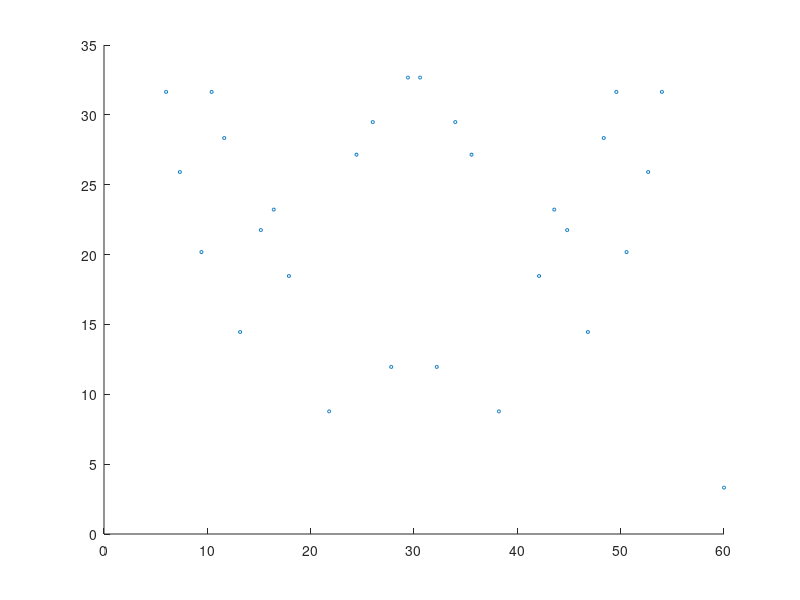
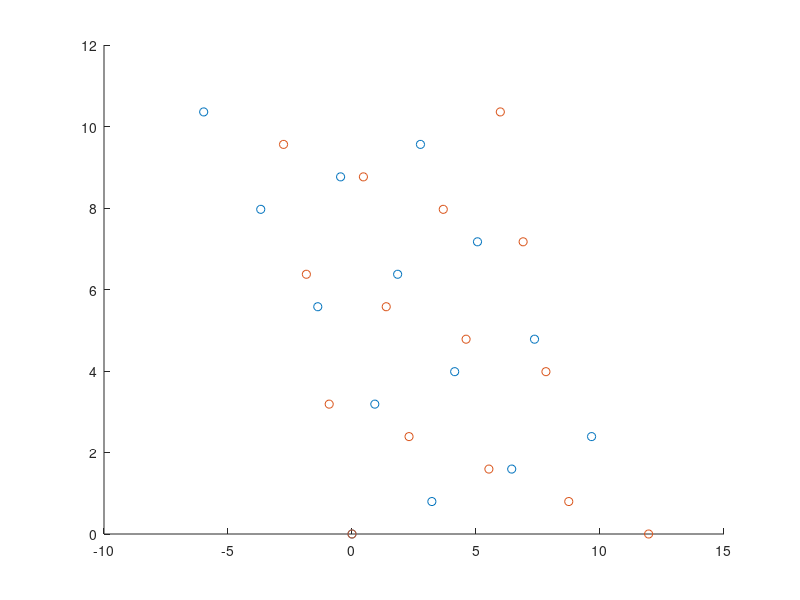

The MATLAB source for these figures, in order: (Note: this script raises an error after producing the figures.)
%% Determine the supercell length
clear variables;
nMax = 40;
mMax = 40;
a = 3.3171310374808005;
cutMaxA = 10* a;

theta1 = zeros(nMax, mMax);
theta2 = zeros(nMax, mMax);
theta3 = zeros(nMax, mMax);
theta4 = zeros(nMax, mMax);
length1 = zeros(nMax, mMax);
length2 = zeros(nMax, mMax);
length3 = zeros(nMax, mMax);
length4 = zeros(nMax, mMax);

for numIdxN = 1: nMax
    for numIdxM = 1: mMax
        theta1(numIdxN, numIdxM) = 2*atand((2*numIdxN - 1)/(sqrt(3)* (2*numIdxM - 1)));
        theta2(numIdxN, numIdxM) = 2*atand(numIdxN/(sqrt(3)* numIdxM));
        theta3(numIdxN, numIdxM) = 2*atand((sqrt(3)* (2*numIdxM - 1))/(2*numIdxN - 1));
        theta4(numIdxN, numIdxM) = 2*atand((sqrt(3)* numIdxM)/numIdxN);
        length1(numIdxN, numIdxM) = a/2 * sqrt((2*numIdxN - 1)^2 + 3*(2*numIdxM - 1)^2);
        length2(numIdxN, numIdxM) = a* sqrt(numIdxN^2 + 3* numIdxM^2);
    end
end
length3 = length1;
length4 = length2;

[sortedTheta1, sortedIndex1] = sort(theta1(:));
[sortedn1, sortedm1] = ind2sub(size(theta1), sortedIndex1);
[sortedTheta2, sortedIndex2] = sort(theta2(:));
[sortedn2, sortedm2] = ind2sub(size(theta2), sortedIndex2);

% figure();
% hold on;
% scatter(sortedTheta1, length1(sortedIndex1), 5, 'b');
% scatter(sortedTheta2, length2(sortedIndex2), 5, 'r');
% hold off;

thetaMix = [theta1, theta2, theta3, theta4];
lengthMix = [length1, length2, length3, length4];
[sortedThetaMix, sortedIndexMix] = sort(thetaMix(:));
[sortednMix, sortedmMix] = ind2sub(size(thetaMix), sortedIndexMix);
while ~prod(sortedmMix <= 20)
    sortedmMix(sortedmMix > 20) = sortedmMix(sortedmMix > 20) - 20;
end
sortedMixType = nan(size(thetaMix));
sortedMixType = 1*(sortedIndexMix(:) <= (numel(thetaMix)/4)) + 2*(sortedIndexMix(:) > (numel(thetaMix)/4) & sortedIndexMix(:) <= (numel(thetaMix)/2)) ...
    + 3* (sortedIndexMix(:) > (numel(thetaMix)/2) & sortedIndexMix(:) <= (numel(thetaMix)*3/4)) + 4*(sortedIndexMix(:) > (numel(thetaMix)*3/4));

% figure;
% scatter(sortedThetaMix, lengthMix(sortedIndexMix), 5);

[thetaMixUnique, sortedIndexMixUnique] = uniquetol(thetaMix);
lengthMixUnique = nan(size(thetaMixUnique));
sortedmMixUnique = nan(size(thetaMixUnique));
sortednMixUnique = nan(size(thetaMixUnique));
sortedMixTypeUnique = nan(size(thetaMixUnique));
for numIdx = 1: length(thetaMixUnique)
    searchIndex = abs(thetaMixUnique(numIdx) -  sortedThetaMix) < 1e-8;
    lengthMixUnique(numIdx) = min(lengthMix(sortedIndexMix(searchIndex)));
    tmpIndex = searchIndex & abs(lengthMix(sortedIndexMix) - lengthMixUnique(numIdx))< 1e-8;
    sortedmMixUnique(numIdx) = sortedmMix(tmpIndex);
    sortednMixUnique(numIdx) = sortednMix(tmpIndex);
    sortedMixTypeUnique(numIdx) = sortedMixType(tmpIndex);
end

% figure;
% scatter(thetaMixUnique, lengthMixUnique, 5);
% plot(thetaMixUnique, lengthMixUnique);

cutIndex = lengthMixUnique < cutMaxA;
thetaMixUniqueCut = thetaMixUnique(cutIndex);
lengthMixUniqueCut = lengthMixUnique(cutIndex);
sortedmMixUniqueCut = sortedmMixUnique(cutIndex);
sortednMixUniqueCut = sortednMixUnique(cutIndex);
sortedMixTypeUniqueCut = sortedMixTypeUnique(cutIndex);

figure;
scatter(thetaMixUniqueCut, lengthMixUniqueCut, 5);
xlim([0, 60]);

% Clear variables
clear length1 length2 length3 length4 lengthMix theta1 theta2 theta3 theta4 thetaMix
clear cutMaxA mMax nMax numIdx numIdxM numIdxN tmpIndex cutIndex
clear lengthMixUnique searchIndex sortedmMix sortedMixType sortedMixTypeUnique sortedIndexMix sortedmMix sortedmMixUnique
clear sortedIndexMixUnique sortednMix sortednMixUnique sortedThetaMix thetaMixUnique
%% Generates the lattice
% a = 3.441;  % a-axies of the lattice
b = a;      % b-axies of the lattice
gamma = 120;% angle of <a, b>
sizeLattice = 31;  % Scale of the system (should be odd)

% Initialize of the variables
centerOrder = (sizeLattice + 1) ./ 2;
lattice.x = zeros(sizeLattice);
lattice.y = zeros(sizeLattice);
% Difference in x and y in the primitive cell
deltaA = [a, 0];
deltaB = [b*cosd(gamma), b*sind(gamma)];
% Set the zero of the axies
lattice.x(sizeLattice, 1) = 0;
lattice.y(sizeLattice, 1) = 0;
% Initialize the position of the center
lattice.x(centerOrder, centerOrder) = ((centerOrder - 1)*deltaA(1) + (sizeLattice - centerOrder)*deltaB(1));
lattice.y(centerOrder, centerOrder) = ((centerOrder - 1)*deltaA(2) + (sizeLattice - centerOrder)*deltaB(2));
% Calculate the distance from the center
for row = sizeLattice: -1: 1
    for column = 1: sizeLattice
        lattice.x(row, column) = ((column - 1)*deltaA(1) + (sizeLattice - row)*deltaB(1));
        lattice.y(row, column) = ((column - 1)*deltaA(2) + (sizeLattice - row)*deltaB(2));
        lattice.hoppingA(row, column) = column - centerOrder;
        lattice.hoppingB(row, column) = centerOrder - row;
    end
end
% Move the center to the axis zero
lattice.x = lattice.x - lattice.x(centerOrder, centerOrder);
lattice.y = lattice.y - lattice.y(centerOrder, centerOrder);

%% Rotation
% Construct layers
d = 1.58106107700766;   % h-phase:1.59498653898723, t-phase:1.58106107700766
D = 3.12122839340594;   % h-phase:3.67176692979057, t-phase:3.12122839340594
vacuumLength = 20;
numberOfLayers = 2;
rotationNumIdx = 13;
% for rotationNumIdx = 13: 13
rotationDegree = thetaMixUniqueCut(rotationNumIdx)/2;
supercellLattice = lengthMixUniqueCut(rotationNumIdx);
supercellBoundx = [0, supercellLattice, supercellLattice/2, -supercellLattice/2, 0];
supercellBoundy = [0, 0, sqrt(3)/2 * supercellLattice, sqrt(3)/2 * supercellLattice, 0];
offsetSe1 = [deltaA', deltaB']*[2/3; 1/3];
% offsetSe1 = [deltaA', deltaB']*[1/3; 2/3];
offsetSe2 = [deltaA', deltaB']*[1/3; 2/3];
layer{1}.Se1.x = lattice.x + offsetSe1(1);
layer{1}.Se1.y = lattice.y + offsetSe1(2);
layer{1}.Se1.z = zeros(size(lattice.x));
layer{1}.V.x = lattice.x;
layer{1}.V.y = lattice.y;
layer{1}.V.z = zeros(size(lattice.x)) + d;
layer{1}.Se2.x = lattice.x + offsetSe2(1);
layer{1}.Se2.y = lattice.y + offsetSe2(2);
layer{1}.Se2.z = zeros(size(lattice.x)) + 2*d;

layer{2} = layer{1};
layer{2}.Se1.z = layer{1}.Se1.z + D + 2*d;
layer{2}.Se2.z = layer{1}.Se2.z + D + 2*d;
layer{2}.V.z = layer{1}.V.z + D + 2*d;

% Rotation Process
for i = 1: numberOfLayers
    % layer0: counterclock; layer1: clock
    switch i
        case 1
            rotationMatrix = ...
                [cosd(rotationDegree), -sind(rotationDegree), 0; sind(rotationDegree), cosd(rotationDegree), 0; 0 0 1];
        case 2
            rotationMatrix = ...
                [cosd(-rotationDegree), -sind(-rotationDegree), 0; sind(-rotationDegree), cosd(-rotationDegree), 0; 0 0 1];
    end
    switch sortedMixTypeUniqueCut(rotationNumIdx)
        case {1, 2}
            correctMatrix = [cosd(-30), -sind(-30), 0; sind(-30), cosd(-30), 0; 0 0 1];
        case {3, 4}
            correctMatrix = [1 0 0; 0 1 0; 0 0 1];
    end
    for numIdx = 1: numel(layer{i}.V.x)
        tmpMat = [layer{i}.Se1.x(numIdx), layer{i}.Se1.y(numIdx), layer{i}.Se1.z(numIdx)]';
        tmpMat = correctMatrix * rotationMatrix * tmpMat;
        layer{i}.Se1.x(numIdx) = tmpMat(1);
        layer{i}.Se1.y(numIdx) = tmpMat(2);
        layer{i}.Se1.z(numIdx) = tmpMat(3);
        
        tmpMat = [layer{i}.Se2.x(numIdx), layer{i}.Se2.y(numIdx), layer{i}.Se2.z(numIdx)]';
        tmpMat = correctMatrix * rotationMatrix * tmpMat;
        layer{i}.Se2.x(numIdx) = tmpMat(1);
        layer{i}.Se2.y(numIdx) = tmpMat(2);
        layer{i}.Se2.z(numIdx) = tmpMat(3);
        
        tmpMat = [layer{i}.V.x(numIdx), layer{i}.V.y(numIdx), layer{i}.V.z(numIdx)]';
        tmpMat = correctMatrix * rotationMatrix * tmpMat;
        layer{i}.V.x(numIdx) = tmpMat(1);
        layer{i}.V.y(numIdx) = tmpMat(2);
        layer{i}.V.z(numIdx) = tmpMat(3);
    end
    % Cut the supercell
    layer{i}.V.inSupercell = inpolygon(layer{i}.V.x, layer{i}.V.y, supercellBoundx, supercellBoundy);
    layer{i}.Se1.inSupercell = inpolygon(layer{i}.Se1.x, layer{i}.Se1.y, supercellBoundx, supercellBoundy);
    layer{i}.Se2.inSupercell = inpolygon(layer{i}.Se2.x, layer{i}.Se2.y, supercellBoundx, supercellBoundy);
end

% 
% fig = figure;
% hold on;
% % scatter3(layer{1}.Se1.x(:), layer{1}.Se1.y(:), layer{1}.Se1.z(:), 'green');
% scatter3(layer{1}.V.x(:), layer{1}.V.y(:), layer{1}.V.z(:), 'red');
% % scatter3(layer{1}.Se2.x(:), layer{1}.Se2.y(:), layer{1}.Se2.z(:), 'green');
% % scatter3(layer{2}.Se1.x(:), layer{2}.Se1.y(:), layer{2}.Se1.z(:), 'green');
% scatter3(layer{2}.V.x(:), layer{2}.V.y(:), layer{2}.V.z(:), 'blue');
% % scatter3(layer{2}.Se2.x(:), layer{2}.Se2.y(:), layer{2}.Se2.z(:), 'green');
% hold off
% maxLim = max(abs([fig.Children.XLim, fig.Children.YLim]));
% fig.Children.XLim = [-maxLim, maxLim];
% fig.Children.YLim = [-maxLim, maxLim];

fig = figure;
hold on;
% scatter3(layer{1}.Se1.x(:), layer{1}.Se1.y(:), layer{1}.Se1.z(:), 'green');
scatter3(layer{1}.V.x(layer{1}.V.inSupercell), layer{1}.V.y(layer{1}.V.inSupercell), layer{1}.V.z(layer{1}.V.inSupercell), 'red');
% scatter3(layer{1}.Se2.x(:), layer{1}.Se2.y(:), layer{1}.Se2.z(:), 'green');
% scatter3(layer{2}.Se1.x(:), layer{2}.Se1.y(:), layer{2}.Se1.z(:), 'green');
scatter3(layer{2}.V.x(layer{2}.V.inSupercell), layer{2}.V.y(layer{2}.V.inSupercell), layer{2}.V.z(layer{2}.V.inSupercell), 'blue');
% scatter3(layer{2}.Se2.x(:), layer{2}.Se2.y(:), layer{2}.Se2.z(:), 'green');
hold off
maxLim = max(abs([fig.Children.XLim, fig.Children.YLim]));
fig.Children.XLim = [-maxLim, maxLim];
fig.Children.YLim = [-maxLim, maxLim];

% Calculate POSCAR
supercellC = vacuumLength + 4*d + D;
VatomNumber = 0;
SeatomNumber = 0;
superCell.V.x = layer{1}.V.x(layer{1}.V.inSupercell);
superCell.V.y = layer{1}.V.y(layer{1}.V.inSupercell);
superCell.V.z = layer{1}.V.z(layer{1}.V.inSupercell);
superCell.Se.x = cat(1, layer{1}.Se1.x(layer{1}.Se1.inSupercell), layer{1}.Se2.x(layer{1}.Se2.inSupercell));
superCell.Se.y = cat(1, layer{1}.Se1.y(layer{1}.Se1.inSupercell), layer{1}.Se2.y(layer{1}.Se2.inSupercell));
superCell.Se.z = cat(1, layer{1}.Se1.z(layer{1}.Se1.inSupercell), layer{1}.Se2.z(layer{1}.Se2.inSupercell));
for i = 1: numberOfLayers
    VatomNumber = VatomNumber + length(layer{i}.V.x(layer{i}.V.inSupercell));
    SeatomNumber = SeatomNumber + length(layer{i}.Se1.x(layer{i}.Se1.inSupercell)) + length(layer{i}.Se2.x(layer{i}.Se2.inSupercell));
    if i >= 2
        superCell.V.x = cat(1, superCell.V.x, layer{i}.V.x(layer{i}.V.inSupercell));
        superCell.V.y = cat(1, superCell.V.y, layer{i}.V.y(layer{i}.V.inSupercell));
        superCell.V.z = cat(1, superCell.V.z, layer{i}.V.z(layer{i}.V.inSupercell));
        superCell.Se.x = cat(1, superCell.Se.x, layer{i}.Se1.x(layer{i}.Se1.inSupercell), layer{i}.Se2.x(layer{i}.Se2.inSupercell));
        superCell.Se.y = cat(1, superCell.Se.y, layer{i}.Se1.y(layer{i}.Se1.inSupercell), layer{i}.Se2.y(layer{i}.Se2.inSupercell));
        superCell.Se.z = cat(1, superCell.Se.z, layer{i}.Se1.z(layer{i}.Se1.inSupercell), layer{i}.Se2.z(layer{i}.Se2.inSupercell));
    end
end
% Write POSCAR
fileId = fopen("POSCAR", 'w');
fprintf(fileId, "Degree: %.5f\n", thetaMixUniqueCut(rotationNumIdx));
fprintf(fileId, "   1.00000000000000 \n");
fprintf(fileId, "%24.15f %24.15f %24.15f\n", [supercellLattice, 0, 0]);
fprintf(fileId, "%24.15f %24.15f %24.15f\n", [-supercellLattice/2, sqrt(3)/2*supercellLattice, 0]);
fprintf(fileId, "%24.15f %24.15f %24.15f\n", [0, 0, supercellC]);
fprintf(fileId, "   V    Se\n");
fprintf(fileId, "%6d %6d\n", [VatomNumber, SeatomNumber]);
fprintf(fileId, "Cartesian\n");
for numIdx = 1: VatomNumber
    fprintf(fileId, "% 18.16f % 21.16f % 21.16f\n", [superCell.V.x(numIdx), superCell.V.y(numIdx), superCell.V.z(numIdx)]);
end

for numIdx = 1: SeatomNumber
    fprintf(fileId, "% 18.16f % 21.16f % 21.16f\n", [superCell.Se.x(numIdx), superCell.Se.y(numIdx), superCell.Se.z(numIdx)]);
end
fclose(fileId);
% end
